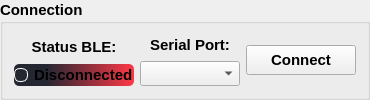
          <widget class="QGroupBox" name="groupBox">
           <property name="sizePolicy">
            <sizepolicy hsizetype="Preferred" vsizetype="Fixed">
             <horstretch>0</horstretch>
             <verstretch>0</verstretch>
            </sizepolicy>
           </property>
           <property name="minimumSize">
            <size>
             <width>345</width>
             <height>90</height>
            </size>
           </property>
           <property name="font">
            <font>
             <pointsize>11</pointsize>
             <bold>true</bold>
            </font>
           </property>
           <property name="title">
            <string>Connection</string>
           </property>
           <layout class="QHBoxLayout" name="horizontalLayout">
            <item>
             <layout class="QVBoxLayout" name="verticalLayout_7">
              <item>
               <widget class="QLabel" name="label_Status_BLE">
                <property name="minimumSize">
                 <size>
                  <width>0</width>
                  <height>20</height>
                 </size>
                </property>
                <property name="font">
                 <font>
                  <pointsize>11</pointsize>
                 </font>
                </property>
                <property name="layoutDirection">
                 <enum>Qt::RightToLeft</enum>
                </property>
                <property name="text">
                 <string>Status BLE:</string>
                </property>
                <property name="alignment">
                 <set>Qt::AlignCenter</set>
                </property>
               </widget>
              </item>
              <item>
               <widget class="QCheckBox" name="statusBLE">
                <property name="minimumSize">
                 <size>
                  <width>100</width>
                  <height>22</height>
                 </size>
                </property>
                <property name="styleSheet">
                 <string notr="true">/* Estilo base para o indicador */
QCheckBox::indicator {
    width: 12px;
    height: 12px;
    background-color: rgba(36, 39, 50, 255);
    border-radius: 6px;
    border-style: solid;
    border-width: 1px;
    border-color: white;
}
/* Estilo quando ligado */
QCheckBox::indicator:checked {
    background-color: qradialgradient(spread:pad, 
                            cx:0.5,
                            cy:0.5,
                            radius:0.9,
                            fx:0.5,
                            fy:0.5,
                            stop:0 rgba(0, 255, 0, 255), 
                            stop:1 rgba(0, 64, 0, 255));
}

/* Estilo quando ligado - também afeta a caixa do botão */
QCheckBox:checked, QCheckBox::indicator:checked {
    border-color: red black green yellow;
}

/* Estilo do botão quando ligado */
QCheckBox:checked {
	background-color: qlineargradient(spread:pad, x1:0, y1:0, x2:1, y2:0, stop:0.268657 rgba(36, 39, 50, 255), stop:1 rgba(51, 255, 70, 255));
    border-radius: 5px;
}

/* Estilo base para o indicador quando desligado */
QCheckBox::indicator:unchecked {
    /* Defina os estilos desejados para o estado desligado */
    /* Por exemplo:
    background-color: rgba(100, 100, 100, 255);
    */
    background-color: qradialgradient(spread:pad, 
                            cx:0.5,
                            cy:0.5,
                            radius:0.9,
                            fx:0.5,
                            fy:0.5,
                            stop:0 rgba(255, 0, 0, 255), 
                            stop:1 rgba(64, 0, 0, 255));
}

/* Estilo do botão quando desliga */
QCheckBox:unchecked {
	background-color: qlineargradient(spread:pad, x1:0, y1:0, x2:1, y2:0, stop:0.268657 rgba(36, 39, 50, 255), stop:1 rgba(255, 56, 70, 255));
    border-radius: 5px;
}
</string>
                </property>
                <property name="text">
                 <string>Disconnected</string>
                </property>
               </widget>
              </item>
             </layout>
            </item>
            <item>
             <layout class="QVBoxLayout" name="verticalLayout_8">
              <item>
               <widget class="QLabel" name="label_SerialPort">
                <property name="minimumSize">
                 <size>
                  <width>0</width>
                  <height>20</height>
                 </size>
                </property>
                <property name="font">
                 <font>
                  <pointsize>11</pointsize>
                 </font>
                </property>
                <property name="layoutDirection">
                 <enum>Qt::RightToLeft</enum>
                </property>
                <property name="text">
                 <string>Serial Port:</string>
                </property>
                <property name="alignment">
                 <set>Qt::AlignCenter</set>
                </property>
               </widget>
              </item>
              <item>
               <widget class="QComboBox" name="serialPortsComboBox">
                <property name="sizePolicy">
                 <sizepolicy hsizetype="Minimum" vsizetype="Fixed">
                  <horstretch>0</horstretch>
                  <verstretch>0</verstretch>
                 </sizepolicy>
                </property>
                <property name="minimumSize">
                 <size>
                  <width>100</width>
                  <height>22</height>
                 </size>
                </property>
                <property name="font">
                 <font>
                  <pointsize>11</pointsize>
                 </font>
                </property>
               </widget>
              </item>
             </layout>
            </item>
            <item>
             <widget class="QPushButton" name="connectButton">
              <property name="minimumSize">
               <size>
                <width>110</width>
                <height>30</height>
               </size>
              </property>
              <property name="maximumSize">
               <size>
                <width>110</width>
                <height>16777215</height>
               </size>
              </property>
              <property name="font">
               <font>
                <pointsize>11</pointsize>
               </font>
              </property>
              <property name="text">
               <string>Connect</string>
              </property>
              <property name="checkable">
               <bool>true</bool>
              </property>
             </widget>
            </item>
           </layout>
          </widget>
